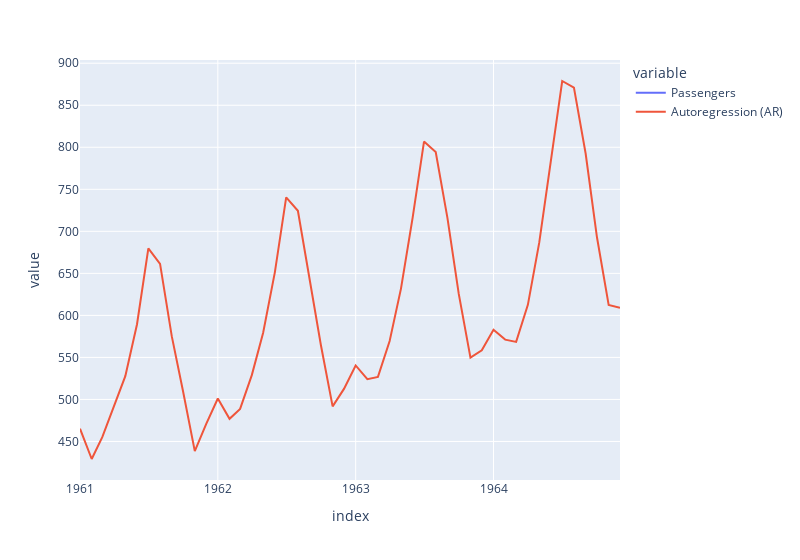

The cell this chart's notebook holds for it:
### Code cell
df_forecast_arima_components.plot(width=800)
